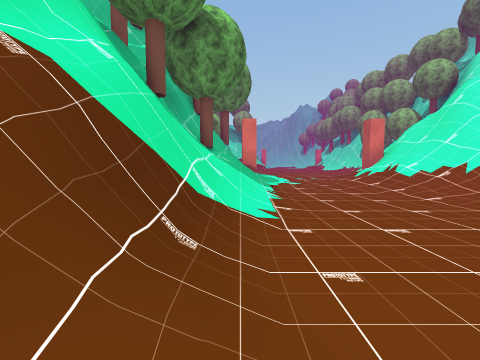
[1] (above)

13 first-person views from a walk through a scene from a Unity 3-D project. The camera is 1.4 m above the floor, tilts 4° down and sees 90° across. The floor is counted in squares, 2 m on a side. Each view is taken from the middle of a square. On the plan, view 1 faces up. The plan holds only what a view shows up to about 9 squares ahead; the rest is blank. The place goes on beyond the plan. Some trees and plants on the terrain are drawn as simple stand-ins. The player is left out.

[2]
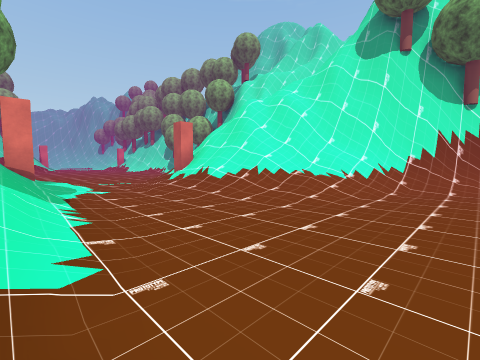

[3]
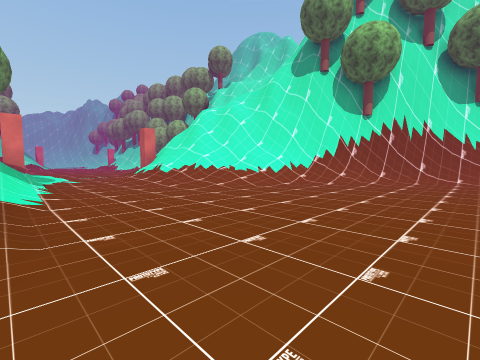

[4]
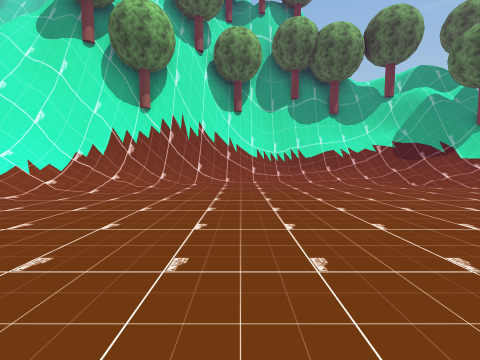

[5]
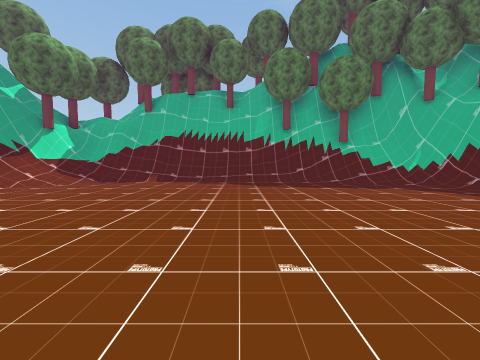

[6]
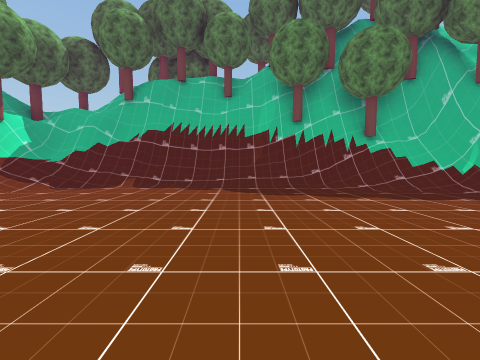

[7]
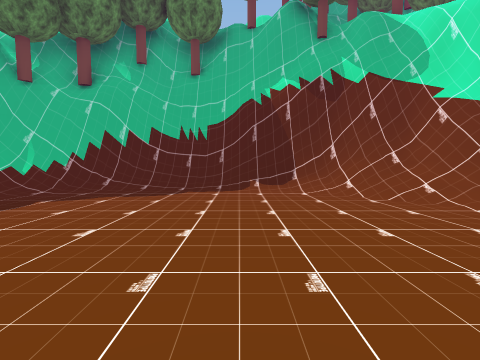

[8]
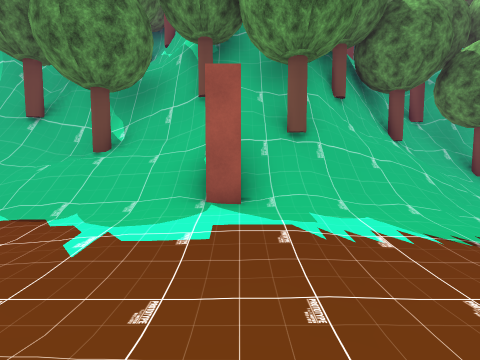

[9]
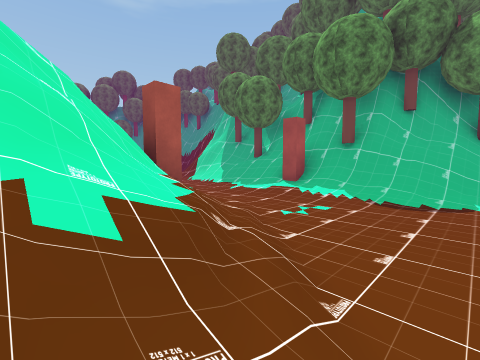

[10]
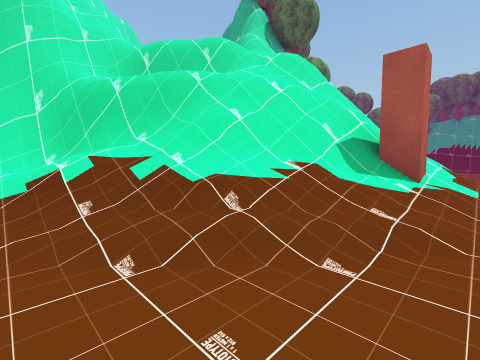

[11]
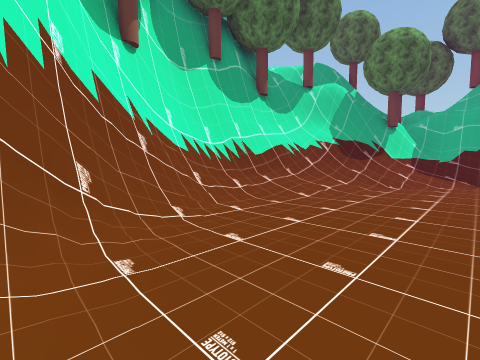

[12]
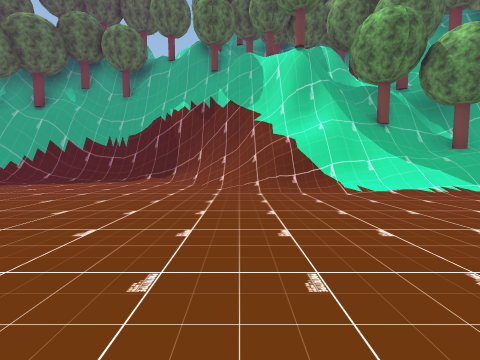

[13]
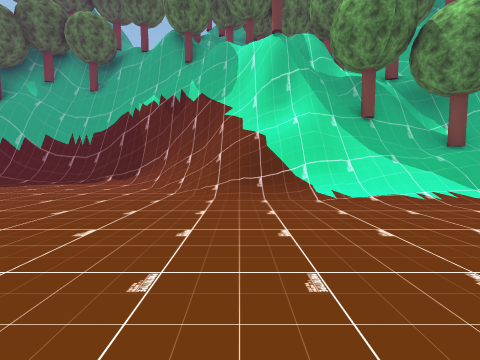

### Floor plan
Key: @ floor where view 1 was taken; # wall or solid block; . main floor; : floor 0.25 m higher than the main floor; + floor 0.5 m higher than the main floor; / step, stairs or slope; = window, fence, low wall or low ledge; O other object.
Columns run from 5 left of view 1 to 13 right of it. Each row starts with its distance up from view 1.
 13   #O//......//#
 12   ##//:....///#
 11    ##/:.../=###
 10    ##/+..//###
  9    ##O+../O##
  8    ##/+../###
  7    ##/:..//=#
  6    #O/:..///#
  5    ##/...///##
  4    ##/...:///##
  3     #/.....//##
  2     #/......./##
  1    ##/......../#
  0   ##/@.........##
 -1  ##/............##
 -2  #/............./##
 -3  #/..............##
 -4 ##.............../#
 -5 ##............../##
 -6 #/............../##
 -7 ##.............//#
 -8  #/............/##
 -9  ##/..........//#
-10  ####/......///##
-11    #############

Where each view was taken, in squares from view 1:
view 1: 0 up, 0 right, facing up
view 2: 1 up, 0 right, facing up-right
view 3: 2 down, 0 right, facing up-right
view 4: 2 down, 2 right, facing right
view 5: 1 down, 3 right, facing down
view 6: 3 down, 3 right, facing down
view 7: 4 down, 3 right, facing left
view 8: 9 up, 4 right, facing left
view 9: 13 up, 7 right, facing down-left
view 10: 13 up, 4 right, facing down-right
view 11: 0 up, 8 right, facing down-right
view 12: 0 up, 6 right, facing left
view 13: 1 up, 5 right, facing left
